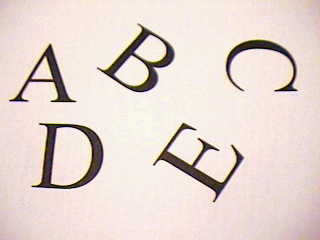
%> input picture OPERADORES MORFOLÓGICOS/LETRAS2.JPG, 320 x 240 px
$ octave esqueleto.m   (GNU Octave 9; MATLAB toolbox functions it lacks are replaced by stand-ins)
%> lines starting %> are read from the running program, lines starting %| are printed output that depends on the picture; in (x1, y1, x2, y2) boxes, pixels count from 0 and x2, y2 are one past the last pixel; in counts of white or black regions, pixels touching at a corner belong together; the program's own positions count from 1
imagen = imread('LETRAS2.jpg');
%> imagen is the input picture: size 240x320x3 uint8; mean R, G, B 229.4, 215.1, 208.8
%imagen = imread('Letras.jpg');
figure, imshow(imagen), title('Imagen Original');   %Mostrar imagen original
pause;

bin = im2bw(imagen,0.5);
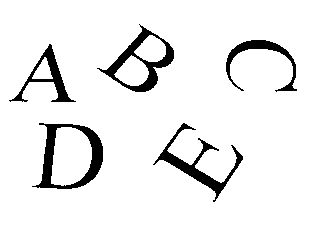
%> bin: size 240x320 logical; 92.8% white; 5 black regions, box (x1, y1, x2, y2) and area: (32, 123, 103, 189) 1479, (97, 24, 174, 92) 1256, (153, 123, 243, 202) 1194, (9, 44, 76, 102) 817, (226, 40, 297, 92) 792
figure, imshow(bin), title('Imagen Binaria');       %Mostrar imagen binaria
pause;

SE = strel('square',5);
imero = imerode(bin,SE);
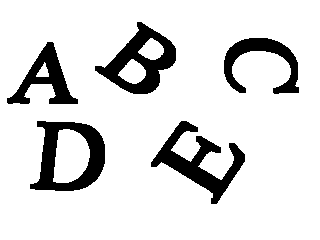
%> imero: size 240x320 logical; 86.4% white; 5 black regions, box (x1, y1, x2, y2) and area: (30, 121, 105, 191) 2460, (151, 121, 245, 204) 2437, (95, 22, 176, 94) 2347, (7, 42, 78, 104) 1619, (224, 38, 299, 94) 1609
imeroneg= ~imero;
figure, imshow(imeroneg), title('Imagen Erocionada Negada');
pause;

esq = bwskel(imeroneg);
%> esq: size 240x320 logical; 1.2% white in thin lines or dots, all inside (x1, y1, x2, y2) = (10, 24, 297, 202)
figure, imshow(esq), title('Esqueleto');
pause;

puntos = bwmorph(esq,'endpoints');
figure, imshow(puntos), title('Puntos finales de la imagen');
pause;

SE1 = strel('square',3);
puntos = imdilate(puntos,SE);
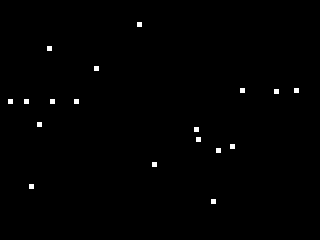
%> puntos: size 240x320 logical; 0.59% white; 18 white regions, largest, box (x1, y1, x2, y2) and area: (137, 22, 142, 27) 25, (47, 46, 52, 51) 25, (94, 66, 99, 71) 25
figure, imshow(puntos),title('Puntos finales dilatados')
pause;

squel = esq - puntos*20;
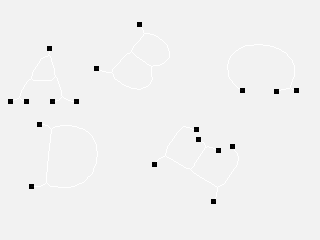
%> squel: size 240x320 double; min -20, max 1, mean -0.105; drawn with min black and max white
figure, imshow(squel),title('Resta')
pause;

SE = strel('square',5);
esqdil = imdilate(esq,SE);
%> esqdil: size 240x320 logical; 7.9% white; 5 white regions, box (x1, y1, x2, y2) and area: (152, 124, 241, 204) 1506, (94, 22, 172, 92) 1349, (29, 122, 100, 190) 1245, (8, 46, 79, 104) 1021, (225, 42, 299, 94) 975
esq = imerode(esqdil,SE);
pause;

esq = bwskel(imeroneg);
esq1 = bwmorph(esq,'endpoints');
SE = strel('square',12);
esq1 = imdilate(esq1,SE);
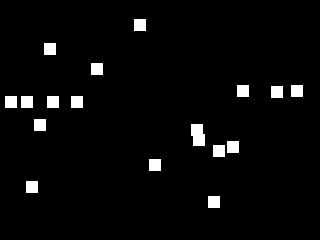
%> esq1: size 240x320 logical; 3.3% white; 17 white regions, largest, box (x1, y1, x2, y2) and area: (191, 124, 205, 146) 268, (134, 19, 146, 31) 144, (44, 43, 56, 55) 144
esq = esq - esq1*20;
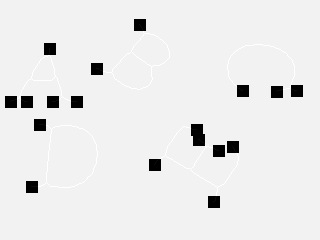
%> esq: size 240x320 double; min -20, max 1, mean -0.658; drawn with min black and max white
figure, imshow(esq), title('Esqueleto222222222');
pause;
SE = strel('square',5);
esqdil = imdilate(esq,SE);
%> esqdil: size 240x320 double
esq = imerode(esqdil,SE);


figure, imshow(imero), title('Imagen Erocionada');
figure, imshow(imeroneg), title('Imagen Negada');
figure, imshow(esq), title('Esqueleto');
figure, imshow(esqdil), title('Esqueleto Dilatado');
%> after `imshow(esqdil)`:
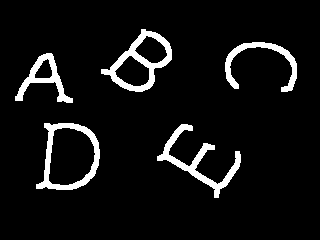
%> displayed picture: size 240x320, on the screen's scale of 0 to 255; 6.9% white; 5 white regions, box (x1, y1, x2, y2) and area: (101, 29, 172, 92) 1251, (157, 124, 241, 198) 1223, (36, 123, 100, 190) 1171, (225, 42, 297, 92) 848, (15, 53, 73, 103) 819
figure, imshow(esq), title('Esqueleto Final');

$ run again, with OPERADORES MORFOLÓGICOS/Transistores.JPG copied over OPERADORES MORFOLÓGICOS/LETRAS2.JPG
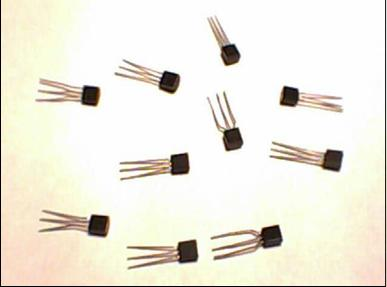
%> input picture OPERADORES MORFOLÓGICOS/Transistores.JPG, 387 x 287 px
%> imagen is the input picture: size 287x387x3 uint8; mean R, G, B 239.2, 235.7, 223.7
%> `bin = im2bw(imagen,0.5);`:
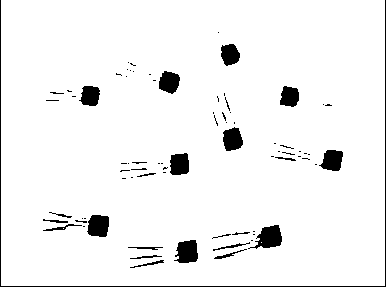
%> bin: size 287x387 logical; 95% white; 77 black regions (53 under 20 px), largest, box (x1, y1, x2, y2) and area: (0, 0, 386, 287) 958, (248, 225, 282, 249) 461, (174, 240, 198, 263) 424
%> imero: size 287x387 logical; 88% white; 25 black regions, largest, box (x1, y1, x2, y2) and area: (0, 0, 387, 287) 3149, (210, 223, 284, 261) 1546, (41, 210, 111, 239) 1296
%> esq1: size 287x387 logical; 6.5% white; 28 white regions, largest, box (x1, y1, x2, y2) and area: (111, 57, 159, 87) 857, (289, 143, 321, 171) 472, (208, 88, 231, 119) 443
%> `imshow(esqdil)`:
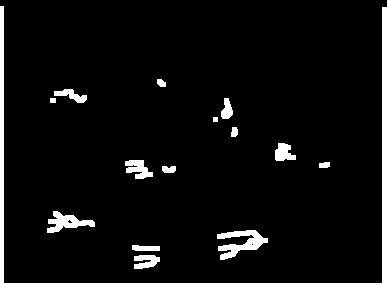
%> displayed picture: size 287x387, on the screen's scale of 0 to 255; 6.3% white; 15 white regions, largest, box (x1, y1, x2, y2) and area: (0, 6, 387, 287) 4036, (217, 230, 268, 260) 715, (47, 211, 95, 233) 502
